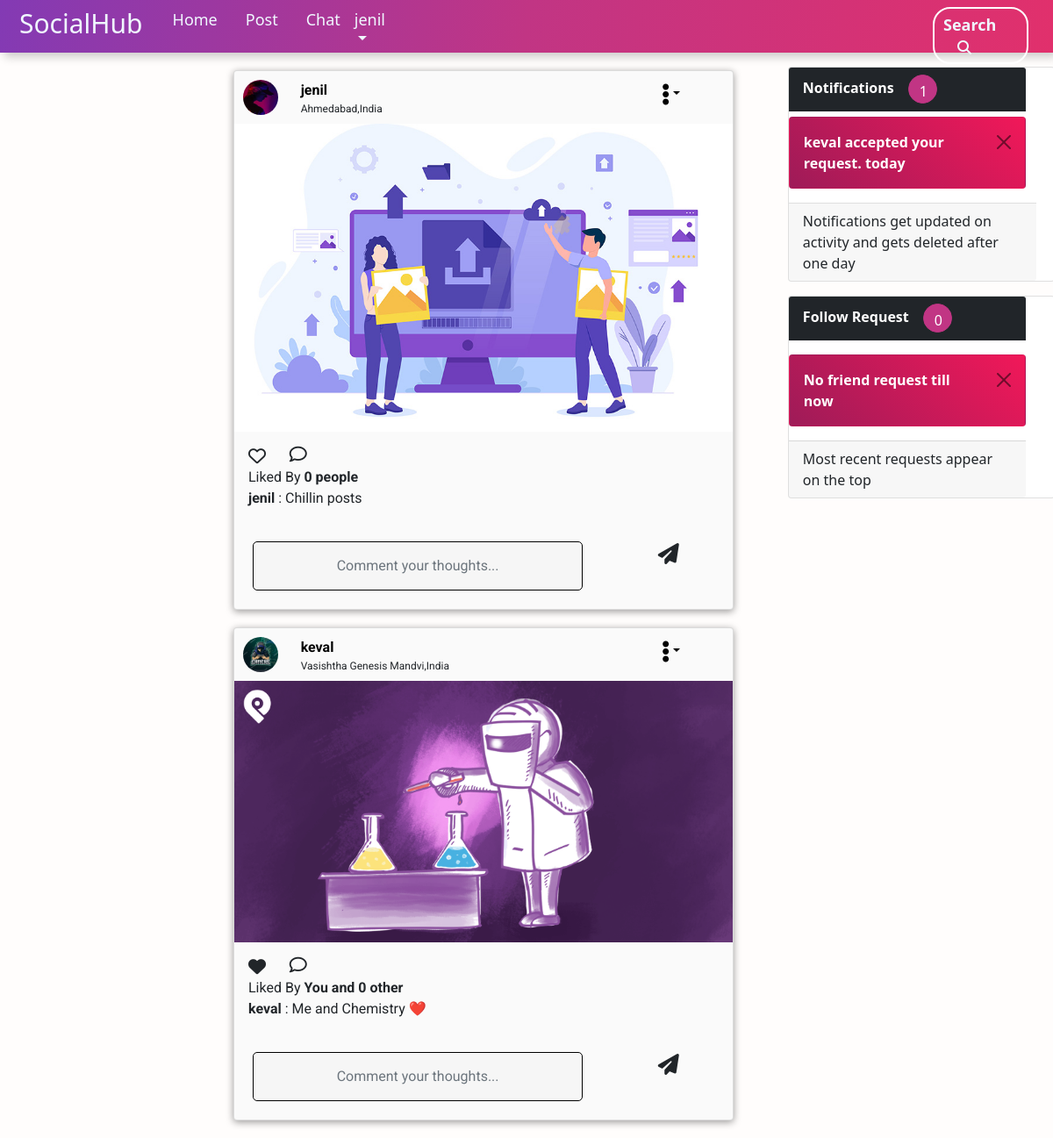
The app's page /home (signed in) with its own data.
### home/models.py (models this page shows, shortened)
class post(models.Model):
    post_id = models.AutoField(primary_key=True)
    user_fk = models.ForeignKey(User, on_delete=models.CASCADE)
    photo_url = models.URLField(null=False)
    is_reported = models.BooleanField(default=False)
    location = models.CharField(
        max_length=30, default="Somewhere in the World")
    date_posted = models.DateField()
    caption = models.CharField(max_length=40, default="Chilling in the world!")
    def __str__(self):
        return str(self.post_id)

class Notifications(models.Model):
    notif_id=models.AutoField(primary_key=True)
    notif_title=models.CharField(max_length=100)
    notif_msg=models.TextField()
    notify_to=models.ForeignKey(User,on_delete=models.CASCADE)
    date_added=models.DateField(default=datetime.date.today)

### home/views.py (the view)
# urls.py: path('', views.index, name="business_dashboard"),
@login_required
def index(request):
    user_name = request.user
    print(user_name.username)
    posts_to_show = []
    posts_query = getPostByFollowings(user_name)
    print(posts_query)
    print("++++++++++++++++++++++++++++++++++++++++")
    print(getRequests(request.user))
    reqs = getRequests(request.user)
    print("++++++++++++++++++++++++++++++++++++++++")
    for i in posts_query:
        owner = i.user_fk.username
        location = i.location
        caption = i.caption
        date_posted = i.date_posted
        likedby = getLikesByPost(i, request.user)
        image_url = i.photo_url
        current_user = i.user_fk
        current_user_profile = customuser.objects.filter(
            user_inher=current_user)
        user_image_url = "http://localhost:8000"+current_user_profile[0].Image.url
        user_background_image_url = "http://localhost:8000/media/"+current_user_profile[0].Image_background.url
        quer = likes.objects.filter(post_id=i.post_id, liker_user=user_name)
        final_bool = False
        if len(quer) == 0:
            final_bool = False
        else:
            final_bool = True
        print(current_user_profile)
        posts_to_show.append({'owner': owner, 'location': location, 'caption': caption, 'date': date_posted, 'likedby': likedby,
                              'image_url': image_url,'user_background_image':user_background_image_url, 'post_id': i.post_id, 'poster_image_url': user_image_url, 'comments': getCommentsByPosts(i), 'isliked': final_bool})
        print(caption)
    user_details_dict = {
        'name': str(user_name.username),
        'posts': posts_to_show,
        'notif': get_notifs(request.user),
        'pendings': reqs,
    }
    return render(request, 'home/home.html', user_details_dict)

### home/views.py (called while the page is built)
def getPostByFollowings(current_user):
    followings = getfollowing(current_user,True)
    cur_user = User.objects.filter(username = current_user)[0]
    post_list = []
    own_post = post.objects.filter(user_fk = cur_user, date_posted = date.today()).order_by('post_id').reverse()
    for f in followings:
        username = User.objects.filter(username = f.receiver_username)[0]
        posts = post.objects.filter(user_fk = username)
        for p in posts:
            post_list.append(p)
    post_list.sort(reverse = True)
    if len(own_post) != 0:
        own_post = own_post[0]
        post_list.insert(0,own_post)
    return post_list

def getfollowing(username,full=False):
    query = FriendRequest.objects.filter(
        sender_username=username, request_status=True)
    if full==False:
        return len(query)
    else:
        return query

def getRequests(cur_user_name):
    unm = cur_user_name.get_username()
    reqs = FriendRequest.objects.filter(
        receiver_username=unm, request_status=False).order_by('date').reverse()
    req_list = []
    for req in reqs:
        req_dict = {}
        req_dict['sender_name'] = req.sender_username
        req_list.append(req_dict)
    return req_list

def getLikesByPost(post_obj, cur_user,option=False):
    like = likes.objects.filter(post_id=post_obj.post_id)
    like_count = len(like)
    if option==True:
        return like_count
    you = likes.objects.filter(post_id=post_obj.post_id, liker_user=cur_user)
    if len(you) == 1:
        return "You and "+str(like_count-1)+" other"
    return str(like_count)+" people"

def get_notifs(user):
    query=Notifications.objects.filter(notify_to=user).order_by('date_added').reverse()
    notification=[]
    for cur_query in query:
        cur_dict={}
        cur_dict['message']=cur_query.notif_msg
        cur_dict['date']=cur_query.date_added
        cur_dict["id"]=cur_query.notif_id
        cur_dict["title"]=cur_query.notif_title
        notification.append(cur_dict)
    return notification

### login/models.py (called while the page is built)
    def __str__(self):
        return self.user_inher.username

### templates/home/home.html (shortened to what this page needs)
{% extends 'home/base.html' %} {% block feed %}
{% load humanize %}
{% load static %}
<div class="container" style="font-family: 'Roboto'">
  {% comment %} {{posts}} {% endcomment %} {% if posts %} {% for i in posts %}
  <div
    class="card cont"
    id="pid{{i.post_id}}"
    style="
      margin-top: 20px;
      margin-bottom: 20px;
      background-color: #fafafa;
      width: 570px;
    "
  >
    <div class="row" style="height: 60px; padding: 10px">
      <div class="col-1">
        <img
          src="{{i.poster_image_url}}"
          class="rounded-circle"
          style="height: 40px; width: 40px"
        />
      </div>
      <div class="col-9" style="padding-left: 30px">
        <div class="col">
          <div class="row-6">
            <a href="{% url 'users' slug=i.owner %}" style="text-decoration: none;color:black"><b>{{i.owner}}</b></a>
          </div>
          <div class="row-6">
            <p style="font-size: 12px">{{i.location}}</p>
          </div>
        </div>
      </div>
      <div class="col-2">
        <div class="dropdown ml-4 mt-1" >
      <a class="dropdown-toggle" data-toggle="dropdown" style="text-decoration:none;color:black" href="#"></a>
    </div>
      </div>
    </div>
    <img
      src="http://localhost:8000/media/{{i.image_url}}"
      style="height: {{i.image_url.height}}px;"
      class="card-img-top rounded-0"
      alt="..."
    />
    <div class="card-body">
      <div class="col">
        <div class="row-4">
          <div class="row">
            <div class="heart col-1">
              <i
                id="heart{{i.post_id}}"
                {%if i.isliked%}
                class="heart_target fas fa-heart fa-lg"
                {%else%}
                class="heart_target far fa-heart fa-lg"
                {%endif%}
              ></i>
            </div>
            <div class="comment col-1 fa-lg" id="post{{i.post_id}}">
              <i class="far fa-comment"></i>
            </div>
          </div>
        </div>
        <div class="row-2">Liked By <b>{{i.likedby}}</b></div>
        <div class="caption row-2"> <b>{{i.owner}} </b>: {{i.caption}}</div>
      </div>
    </div>
    <form class="mx-3 my-3">
      <div class="row">
        <div class="col-10">
          <input
            class="form-control tmp"
            type="text"
            id="addcomment{{i.post_id}}"
            placeholder="Comment your thoughts..."
            aria-label="readonly input example"
          />
        </div>
        <div class="col-2">
          <i
            class="fa fa-send send_icon"
            id="send{{i.post_id}}"
            style="font-size: 24px; padding-top: 7px"
          ></i>
        </div>
      </div>
    </form>
  </div>
  {% endfor %} {% endif %}
</div>
{% endblock feed %} {% block user_name %} {{name}} {% endblock user_name %} {%block title %}Home {% endblock title %}
{% block sugg %}
<div class="col">
<div class="card mt-3 row" style="width: 19rem;padding-right:20px">
  <ul class="list-group list-group-flush">
    <li class="list-group-item bg-dark" style="color:white"><b>Notifications</b><button class="btn btn-light mx-3 rounded-circle" style="width:33px;height:33px;color:white;background-color:#c13584;border:1px solid #c13584">{{notif|length}}</button></li>
{% if notif %}
  <div class="mt-3">
  {% for notification in notif %}
    <div class="alert design_alert alert-dismissible fade show" style="width:270px" role="alert">
      <strong >{{notification.title}} {{notification.date|naturalday}}</strong>
      <button  id="{{notification.id}}" type="button" class="notification btn-close" data-bs-dismiss="alert" aria-label="Close"></button>
    </div>
  {% endfor %}
  </div>
  </ul>
{% else %}
<div class="alert design_alert alert-dismissible fade show mt-3" style="width:270px" role="alert">
  <strong>No Notifications</strong>
  <button type="button" class="btn-close" data-bs-dismiss="alert" aria-label="Close"></button>
</div>
 {% endif %}
<div class="card-footer">
    Notifications get updated on activity and gets deleted after one day
  </div>
</div>
</div>
<div class="card mt-3 row" style="width: 19rem;padding-right:20px">
  <ul class="list-group list-group-flush friend_reqs" id="fr_lists">
    <li class="list-group-item bg-dark" style="color:white;background-color:#b8b8b8"><b>Follow Request</b><button class="btn btn-light mx-3 rounded-circle" style="width:33px;height:33px;color:white;background-color:#c13584;border:1px solid #c13584">{{pendings|length}}</button></li>
{% if pendings %}
  {% for fr in pendings %}
    <li class="list-group-item frobj" id="{{fr.sender_name}}">
    <div>
      <b>{{fr.sender_name}} </b>wants to follow You
      <div class="row">
        <div class="col-6">
          <button class="btn btn-success fr_accept" id="fr_ac_{{fr.sender_name}}">Confirm</button>
        </div>
        <div class="col-6">
          <button class="btn btn-danger fr_reject" id="fr_rj_{{fr.sender_name}}">Delete</button>
        </div>
      </div>
    </div>
    </li>
  {% endfor %}
  </ul>
{% else %}
<div class="alert design_alert alert-dismissible fade show mt-3" style="width:270px" role="alert">
  <strong>No friend request till now</strong>
  <button type="button" class="btn-close" data-bs-dismiss="alert" aria-label="Close"></button>
</div>
 {% endif %}
<div class="card-footer">
    Most recent requests appear on the top
  </div>
</div>
</div>
</div>
 {% endblock sugg %}

### static/home/css/home.css (style rules this page uses)
body { font-family: Neue Helvetica; background-color: #fffdfc; }
.cont { box-shadow: 0 2px 8px rgba(0,0,0,.4); }
.tmp { outline: none; }
.form-control { border: 1px solid; border-image-slice: 1; border-width: 3px; outline: none; border-image-source: linear-gradient(to right, #ac88eb, #ee93cd); }
body { font-family:'Segoe UI', Tahoma, Geneva, Verdana, sans-serif; }
.design_alert { color: white; background-image: linear-gradient(45deg,#9e1b58,#f11859); margin-top: -10px; }
.dropdown { position: relative; display: inline-block; }
input[type=text] { background-color: #f6f6f6; border: 1px solid black; color: #0d0d0d; padding: 15px 32px; text-align: center; text-decoration: none; display: inline-block; font-size: 16px; margin: 5px; width: 85%; -webkit-transition: all 0.5s ease-in-out; -moz-transition: all 0.5s ease-in-out; -ms-transition: all 0.5s ease-in-out; -o-transition: all 0.5s ease-in-out; transition: all 0.5s ease-in-out; -webkit-border-radius: 5px 5px 5px 5px; border-radius: 5px 5px 5px 5px; }
input[type=text]:placeholder { color: #cccccc; }

### records on screen
post: location "Ahmedabad,India", image_url (picture), caption "Chillin posts"
post: location "Vasishtha Genesis Mandvi,India", image_url (picture), caption "Me and Chemistry ❤️"
Notifications: title "keval accepted your request.", date "today"

### other values on screen
{{ name }} "jenil"
{{ i.owner }} "jenil" "keval"
{{ i.likedby }} "0 people" "You and 0 other"
{{ notif|length }} "1"
{{ pendings|length }} "0"
